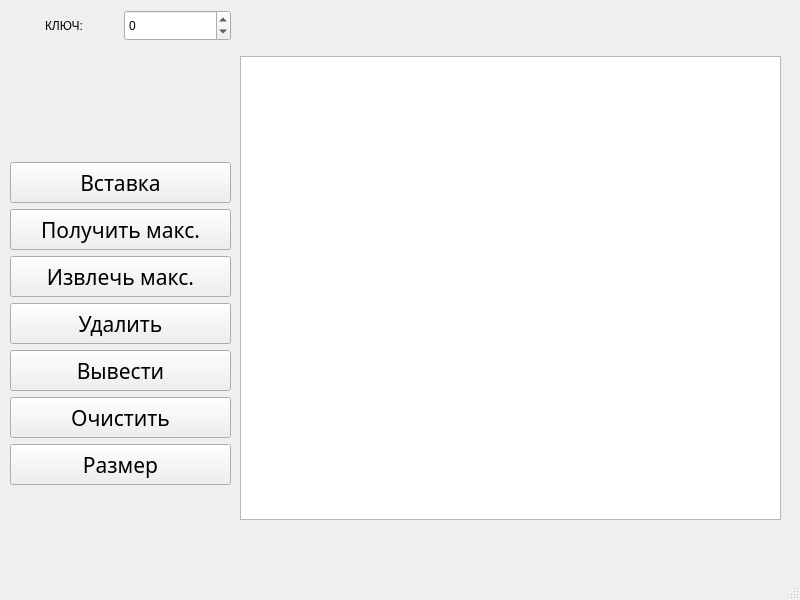
<?xml version="1.0" encoding="UTF-8"?>
<ui version="4.0">
 <class>MainWindow</class>
 <widget class="QMainWindow" name="MainWindow">
  <property name="geometry">
   <rect>
    <x>0</x>
    <y>0</y>
    <width>800</width>
    <height>600</height>
   </rect>
  </property>
  <property name="windowTitle">
   <string>MainWindow</string>
  </property>
  <widget class="QWidget" name="centralwidget">
   <widget class="QWidget" name="layoutWidget">
    <property name="geometry">
     <rect>
      <x>10</x>
      <y>10</y>
      <width>775</width>
      <height>510</height>
     </rect>
    </property>
    <layout class="QFormLayout" name="formLayout">
     <item row="0" column="0">
      <layout class="QVBoxLayout" name="verticalLayout_2">
       <item>
        <layout class="QHBoxLayout" name="horizontalLayout_3">
         <item alignment="Qt::AlignHCenter">
          <widget class="QLabel" name="label_4">
           <property name="maximumSize">
            <size>
             <width>70</width>
             <height>50</height>
            </size>
           </property>
           <property name="text">
            <string>КЛЮЧ:</string>
           </property>
          </widget>
         </item>
         <item>
          <widget class="QSpinBox" name="inBox_2">
           <property name="minimumSize">
            <size>
             <width>91</width>
             <height>31</height>
            </size>
           </property>
           <property name="readOnly">
            <bool>false</bool>
           </property>
           <property name="minimum">
            <number>-100</number>
           </property>
           <property name="maximum">
            <number>100</number>
           </property>
          </widget>
         </item>
        </layout>
       </item>
       <item alignment="Qt::AlignVCenter">
        <widget class="QLabel" name="output">
         <property name="minimumSize">
          <size>
           <width>221</width>
           <height>30</height>
          </size>
         </property>
         <property name="text">
          <string/>
         </property>
        </widget>
       </item>
       <item>
        <widget class="QPushButton" name="insertButton">
         <property name="minimumSize">
          <size>
           <width>221</width>
           <height>41</height>
          </size>
         </property>
         <property name="maximumSize">
          <size>
           <width>221</width>
           <height>41</height>
          </size>
         </property>
         <property name="font">
          <font>
           <family>Futura</family>
           <pointsize>16</pointsize>
           <italic>false</italic>
           <fontweight>Medium</fontweight>
          </font>
         </property>
         <property name="styleSheet">
          <string notr="true"/>
         </property>
         <property name="text">
          <string>Вставка</string>
         </property>
        </widget>
       </item>
       <item>
        <widget class="QPushButton" name="maxButton">
         <property name="minimumSize">
          <size>
           <width>221</width>
           <height>41</height>
          </size>
         </property>
         <property name="maximumSize">
          <size>
           <width>221</width>
           <height>41</height>
          </size>
         </property>
         <property name="font">
          <font>
           <family>Futura</family>
           <pointsize>16</pointsize>
           <italic>false</italic>
           <fontweight>Medium</fontweight>
          </font>
         </property>
         <property name="styleSheet">
          <string notr="true"/>
         </property>
         <property name="text">
          <string>Получить макс.</string>
         </property>
        </widget>
       </item>
       <item>
        <widget class="QPushButton" name="extractMaxButton">
         <property name="minimumSize">
          <size>
           <width>221</width>
           <height>41</height>
          </size>
         </property>
         <property name="maximumSize">
          <size>
           <width>221</width>
           <height>41</height>
          </size>
         </property>
         <property name="font">
          <font>
           <family>Futura</family>
           <pointsize>16</pointsize>
           <italic>false</italic>
           <fontweight>Medium</fontweight>
          </font>
         </property>
         <property name="styleSheet">
          <string notr="true"/>
         </property>
         <property name="text">
          <string>Извлечь макс.</string>
         </property>
        </widget>
       </item>
       <item>
        <widget class="QPushButton" name="deleteButton">
         <property name="minimumSize">
          <size>
           <width>221</width>
           <height>41</height>
          </size>
         </property>
         <property name="maximumSize">
          <size>
           <width>221</width>
           <height>41</height>
          </size>
         </property>
         <property name="font">
          <font>
           <family>Futura</family>
           <pointsize>16</pointsize>
           <italic>false</italic>
           <fontweight>Medium</fontweight>
          </font>
         </property>
         <property name="styleSheet">
          <string notr="true"/>
         </property>
         <property name="text">
          <string>Удалить</string>
         </property>
        </widget>
       </item>
       <item>
        <widget class="QPushButton" name="printButton">
         <property name="minimumSize">
          <size>
           <width>221</width>
           <height>41</height>
          </size>
         </property>
         <property name="maximumSize">
          <size>
           <width>221</width>
           <height>41</height>
          </size>
         </property>
         <property name="font">
          <font>
           <family>Futura</family>
           <pointsize>16</pointsize>
           <italic>false</italic>
           <fontweight>Medium</fontweight>
          </font>
         </property>
         <property name="styleSheet">
          <string notr="true"/>
         </property>
         <property name="text">
          <string>Вывести</string>
         </property>
        </widget>
       </item>
       <item>
        <widget class="QPushButton" name="clearButton">
         <property name="minimumSize">
          <size>
           <width>221</width>
           <height>41</height>
          </size>
         </property>
         <property name="maximumSize">
          <size>
           <width>221</width>
           <height>41</height>
          </size>
         </property>
         <property name="font">
          <font>
           <family>Futura</family>
           <pointsize>16</pointsize>
           <italic>false</italic>
           <fontweight>Medium</fontweight>
          </font>
         </property>
         <property name="styleSheet">
          <string notr="true"/>
         </property>
         <property name="text">
          <string>Очистить</string>
         </property>
        </widget>
       </item>
       <item>
        <widget class="QPushButton" name="sizeButton">
         <property name="minimumSize">
          <size>
           <width>221</width>
           <height>41</height>
          </size>
         </property>
         <property name="maximumSize">
          <size>
           <width>221</width>
           <height>41</height>
          </size>
         </property>
         <property name="font">
          <font>
           <family>Futura</family>
           <pointsize>16</pointsize>
           <italic>false</italic>
           <fontweight>Medium</fontweight>
          </font>
         </property>
         <property name="styleSheet">
          <string notr="true"/>
         </property>
         <property name="text">
          <string>Размер</string>
         </property>
        </widget>
       </item>
       <item>
        <spacer name="verticalSpacer">
         <property name="orientation">
          <enum>Qt::Vertical</enum>
         </property>
         <property name="sizeType">
          <enum>QSizePolicy::Fixed</enum>
         </property>
         <property name="sizeHint" stdset="0">
          <size>
           <width>20</width>
           <height>35</height>
          </size>
         </property>
        </spacer>
       </item>
      </layout>
     </item>
     <item row="0" column="1">
      <layout class="QVBoxLayout" name="verticalLayout_3">
       <item>
        <widget class="QLabel" name="label">
         <property name="minimumSize">
          <size>
           <width>100</width>
           <height>40</height>
          </size>
         </property>
         <property name="text">
          <string/>
         </property>
        </widget>
       </item>
       <item alignment="Qt::AlignHCenter">
        <widget class="QGraphicsView" name="graphicsView">
         <property name="minimumSize">
          <size>
           <width>541</width>
           <height>459</height>
          </size>
         </property>
        </widget>
       </item>
      </layout>
     </item>
    </layout>
   </widget>
  </widget>
  <widget class="QMenuBar" name="menubar">
   <property name="geometry">
    <rect>
     <x>0</x>
     <y>0</y>
     <width>800</width>
     <height>27</height>
    </rect>
   </property>
  </widget>
  <widget class="QStatusBar" name="statusbar"/>
 </widget>
 <resources/>
 <connections/>
</ui>
